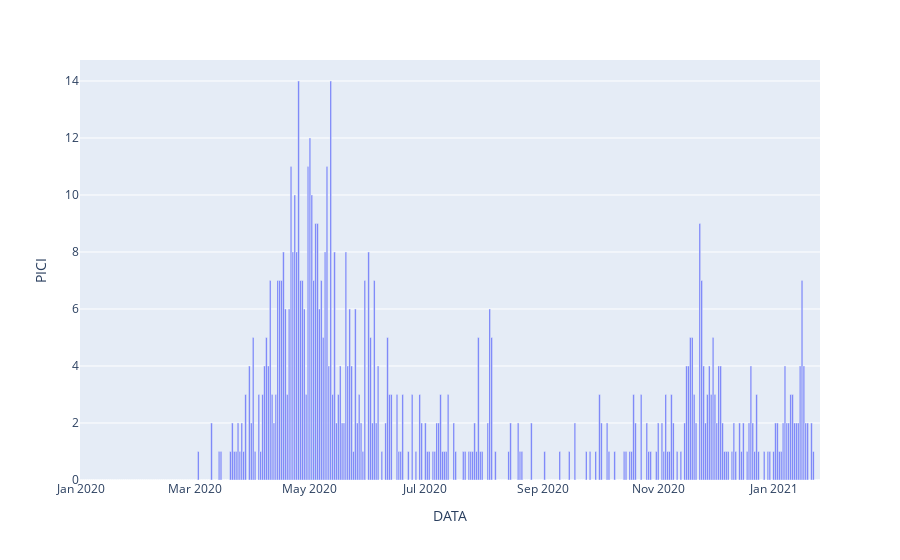

Notebook code cell kept with this figure:
### Markdown cell above
## Grafico de casos

### Code cell
figcasos=px.bar(casos, x="DATA", y=localidade)
figcasos.update_traces(marker_color = 'blue')
figcasos

### Figure 1 — Plotly figure (JSON) as saved in the notebook; plotly's stock layout.template omitted (floating-point values rounded to 4 significant figures; data arrays with more than 128 entries replaced by an {"elided": "..."} marker saying what was removed)
{"data": [{"alignmentgroup": "True", "hovertemplate": "DATA=%{x}<br>PICI=%{y}<extra></extra>", "legendgroup": "", "marker": {"color": "#636efa", "pattern": {"shape": ""}}, "name": "", "offsetgroup": "", "orientation": "v", "showlegend": false, "textposition": "auto", "type": "bar", "x": {"elided": "391 str values"}, "xaxis": "x", "y": {"elided": "391 int values"}, "yaxis": "y"}], "layout": {"barmode": "relative", "legend": {"tracegroupgap": 0}, "margin": {"t": 60}, "xaxis": {"anchor": "y", "domain": [0, 1], "title": {"text": "DATA"}}, "yaxis": {"anchor": "x", "domain": [0, 1], "title": {"text": "PICI"}}}}
